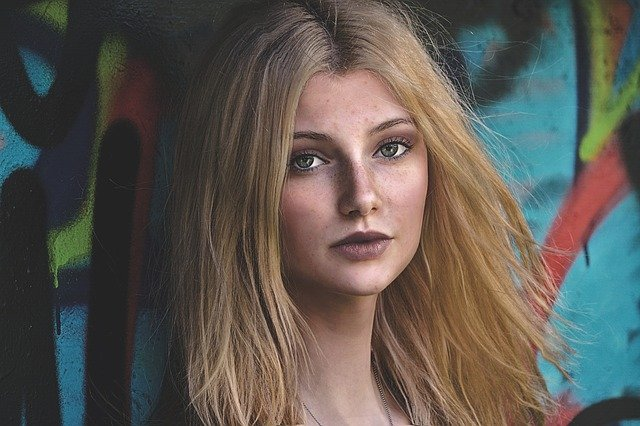
#> input picture OpenCV/GettingStarted/Resources/test_image.png, 640 x 426 px
$ python join_images.py
#> lines starting #> are read from the running program, lines starting #| are printed output that depends on the picture
import cv2
import numpy as np

'''Used to stack images, if we are working with multiple images,
it's ticky to manage so many windows so we put them in one image'''

img = cv2.imread("Resources/test_image.png")
#> img is the input picture: shape (426, 640, 3); mean B, G, R 81, 87.6, 92.1

hor = np.hstack((img, img))
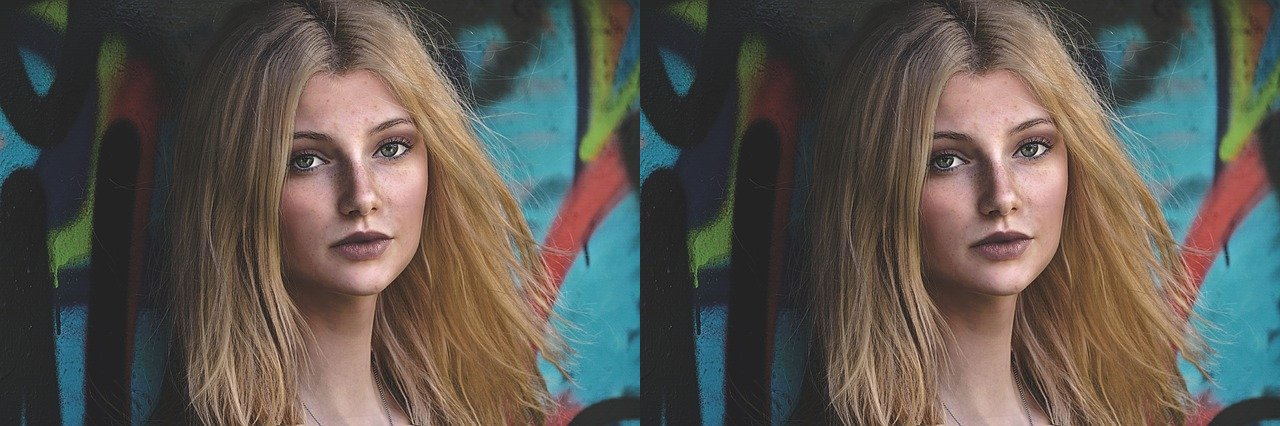
#> hor: shape (426, 1280, 3); mean B, G, R 81, 87.6, 92.1
cv2.imshow("Horizontal Stack", hor)

ver = np.vstack((img, img))
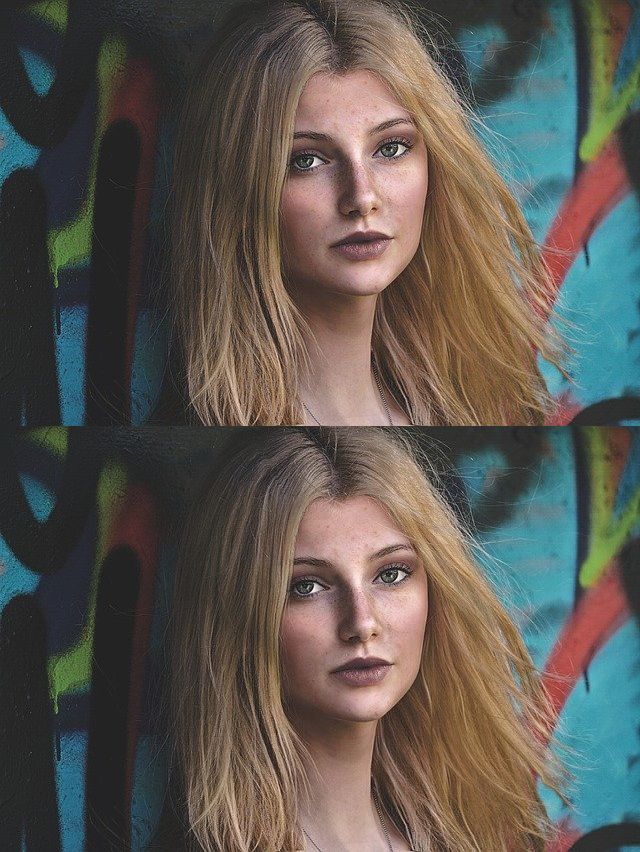
#> ver: shape (852, 640, 3); mean B, G, R 81, 87.6, 92.1
cv2.imshow("Vertical Stack", ver)

'''CAVEAT: All the images should have same channel, otherwise it will not work,
So use the below func in case images has different channels'''


def stackImages(scale, imgArray):
    rows = len(imgArray)
    cols = len(imgArray[0])
    rowsAvailable = isinstance(imgArray[0], list)
    width = imgArray[0][0].shape[1]
    height = imgArray[0][0].shape[0]
    if rowsAvailable:
        for x in range(0, rows):
            for y in range(0, cols):
                if imgArray[x][y].shape[:2] == imgArray[0][0].shape[:2]:
                    imgArray[x][y] = cv2.resize(imgArray[x][y], (0, 0), None, scale, scale)
                else:
                    imgArray[x][y] = cv2.resize(imgArray[x][y], (imgArray[0][0].shape[1], imgArray[0][0].shape[0]),
                                                None, scale, scale)
                if len(imgArray[x][y].shape) == 2: imgArray[x][y] = cv2.cvtColor(imgArray[x][y], cv2.COLOR_GRAY2BGR)
        imageBlank = np.zeros((height, width, 3), np.uint8)
        hor = [imageBlank] * rows
        hor_con = [imageBlank] * rows
        for x in range(0, rows):
            hor[x] = np.hstack(imgArray[x])
        ver = np.vstack(hor)
    else:
        for x in range(0, rows):
            if imgArray[x].shape[:2] == imgArray[0].shape[:2]:
                imgArray[x] = cv2.resize(imgArray[x], (0, 0), None, scale, scale)
            else:
                imgArray[x] = cv2.resize(imgArray[x], (imgArray[0].shape[1], imgArray[0].shape[0]), None, scale, scale)
            if len(imgArray[x].shape) == 2: imgArray[x] = cv2.cvtColor(imgArray[x], cv2.COLOR_GRAY2BGR)
        hor = np.hstack(imgArray)
        ver = hor
    return ver


imgGray = cv2.cvtColor(img, cv2.COLOR_BGR2GRAY)
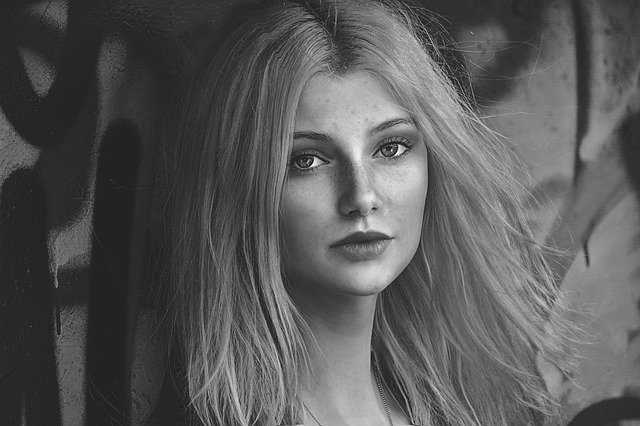
#> imgGray: shape (426, 640); min 2, max 248, mean 88.2
imgStack = stackImages(0.5, ([img, imgGray, img], [imgGray, img, img]))
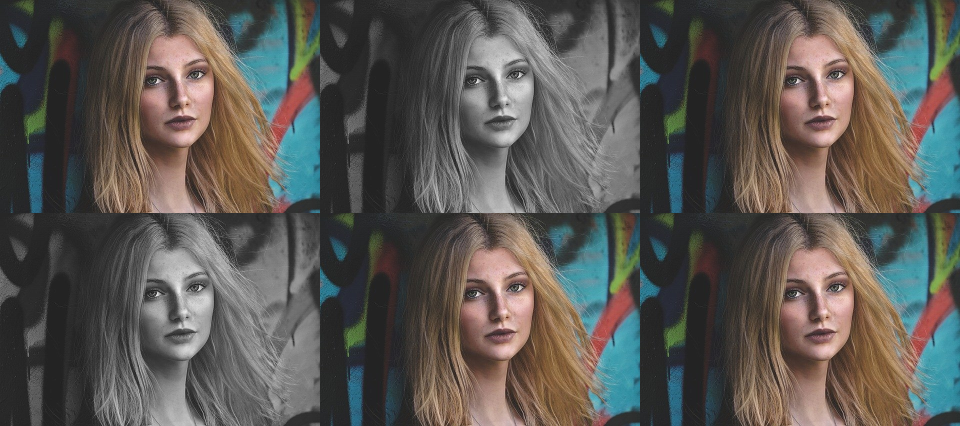
#> imgStack: shape (426, 960, 3); mean B, G, R 83.5, 88, 90.9
cv2.imshow("Stack With Func", imgStack)

cv2.waitKey(0)

$ run again, with OpenCV/GettingStarted/Resources/cards.jpg saved as OpenCV/GettingStarted/Resources/test_image.png
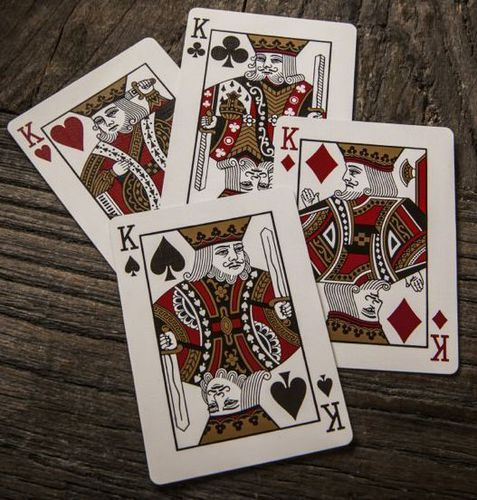
#> input picture OpenCV/GettingStarted/Resources/cards.jpg, 477 x 500 px
#> img is the input picture: shape (500, 477, 3); mean B, G, R 88.1, 96.6, 109.6
#> `ver = np.vstack((img, img))`:
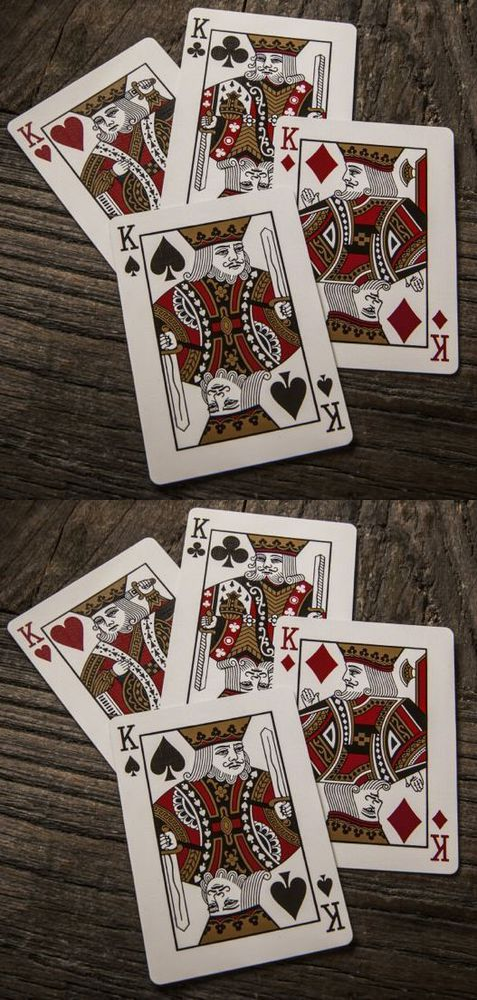
#> ver: shape (1000, 477, 3); mean B, G, R 88.1, 96.6, 109.6
#> `imgStack = stackImages(0.5, ([img, imgGray, img], [imgGray, img, img]))`:
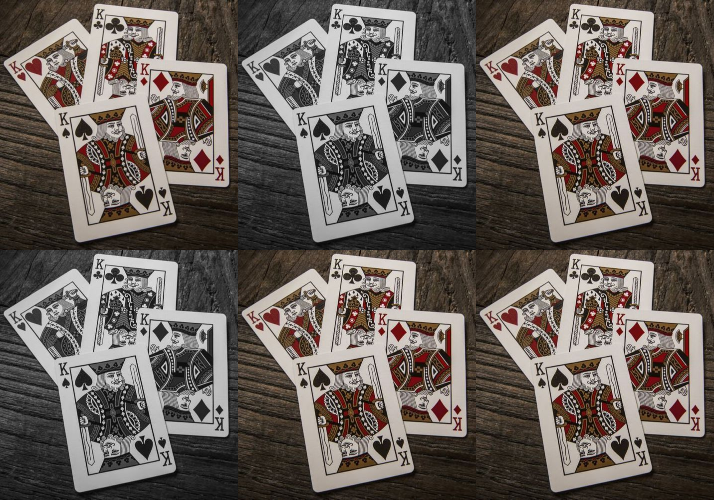
#> imgStack: shape (500, 714, 3); mean B, G, R 91.9, 97.5, 106.2
